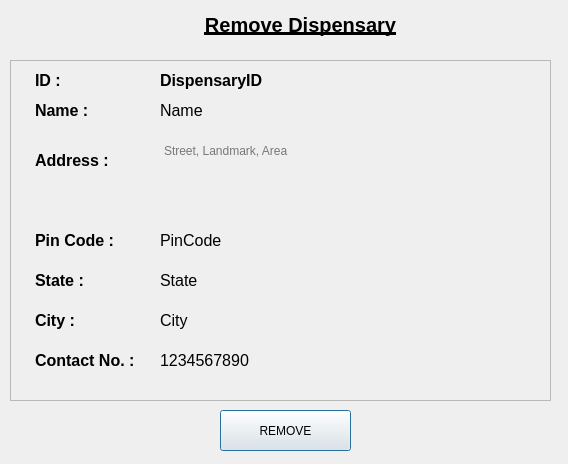
<?xml version="1.0" encoding="UTF-8"?>
<ui version="4.0">
 <class>selectDispensary</class>
 <widget class="QDialog" name="selectDispensary">
  <property name="geometry">
   <rect>
    <x>0</x>
    <y>0</y>
    <width>568</width>
    <height>464</height>
   </rect>
  </property>
  <property name="windowTitle">
   <string/>
  </property>
  <widget class="QLabel" name="title">
   <property name="geometry">
    <rect>
     <x>140</x>
     <y>0</y>
     <width>321</width>
     <height>51</height>
    </rect>
   </property>
   <property name="text">
    <string>&lt;html&gt;&lt;head/&gt;&lt;body&gt;&lt;p align=&quot;center&quot;&gt;&lt;span style=&quot; font-size:15pt; font-weight:600; text-decoration: underline;&quot;&gt;Remove Dispensary&lt;/span&gt;&lt;/p&gt;&lt;/body&gt;&lt;/html&gt;</string>
   </property>
  </widget>
  <widget class="QPushButton" name="addButton">
   <property name="geometry">
    <rect>
     <x>220</x>
     <y>410</y>
     <width>131</width>
     <height>41</height>
    </rect>
   </property>
   <property name="text">
    <string>REMOVE</string>
   </property>
  </widget>
  <widget class="QFrame" name="frame">
   <property name="geometry">
    <rect>
     <x>10</x>
     <y>60</y>
     <width>541</width>
     <height>341</height>
    </rect>
   </property>
   <property name="styleSheet">
    <string notr="true"/>
   </property>
   <property name="frameShape">
    <enum>QFrame::StyledPanel</enum>
   </property>
   <property name="frameShadow">
    <enum>QFrame::Raised</enum>
   </property>
   <widget class="QLabel" name="nameLabel">
    <property name="geometry">
     <rect>
      <x>25</x>
      <y>30</y>
      <width>101</width>
      <height>41</height>
     </rect>
    </property>
    <property name="text">
     <string>&lt;html&gt;&lt;head/&gt;&lt;body&gt;&lt;p&gt;&lt;span style=&quot; font-size:12pt; font-weight:600;&quot;&gt;Name :&lt;/span&gt;&lt;/p&gt;&lt;/body&gt;&lt;/html&gt;</string>
    </property>
   </widget>
   <widget class="QLabel" name="addressLabel">
    <property name="geometry">
     <rect>
      <x>25</x>
      <y>80</y>
      <width>101</width>
      <height>41</height>
     </rect>
    </property>
    <property name="text">
     <string>&lt;html&gt;&lt;head/&gt;&lt;body&gt;&lt;p&gt;&lt;span style=&quot; font-size:12pt; font-weight:600;&quot;&gt;Address :&lt;/span&gt;&lt;/p&gt;&lt;/body&gt;&lt;/html&gt;</string>
    </property>
   </widget>
   <widget class="QLabel" name="contactLabel">
    <property name="geometry">
     <rect>
      <x>25</x>
      <y>290</y>
      <width>131</width>
      <height>21</height>
     </rect>
    </property>
    <property name="text">
     <string>&lt;html&gt;&lt;head/&gt;&lt;body&gt;&lt;p&gt;&lt;span style=&quot; font-size:12pt; font-weight:600;&quot;&gt;Contact No. :&lt;/span&gt;&lt;/p&gt;&lt;/body&gt;&lt;/html&gt;</string>
    </property>
   </widget>
   <widget class="QLabel" name="stateLabel">
    <property name="geometry">
     <rect>
      <x>25</x>
      <y>200</y>
      <width>101</width>
      <height>41</height>
     </rect>
    </property>
    <property name="text">
     <string>&lt;html&gt;&lt;head/&gt;&lt;body&gt;&lt;p&gt;&lt;span style=&quot; font-size:12pt; font-weight:600;&quot;&gt;State :&lt;/span&gt;&lt;/p&gt;&lt;/body&gt;&lt;/html&gt;</string>
    </property>
   </widget>
   <widget class="QLabel" name="pinCodeLabel">
    <property name="geometry">
     <rect>
      <x>25</x>
      <y>160</y>
      <width>101</width>
      <height>41</height>
     </rect>
    </property>
    <property name="text">
     <string>&lt;html&gt;&lt;head/&gt;&lt;body&gt;&lt;p&gt;&lt;span style=&quot; font-size:12pt; font-weight:600;&quot;&gt;Pin Code :&lt;/span&gt;&lt;/p&gt;&lt;/body&gt;&lt;/html&gt;</string>
    </property>
   </widget>
   <widget class="QLabel" name="cityLabel">
    <property name="geometry">
     <rect>
      <x>25</x>
      <y>240</y>
      <width>101</width>
      <height>41</height>
     </rect>
    </property>
    <property name="text">
     <string>&lt;html&gt;&lt;head/&gt;&lt;body&gt;&lt;p&gt;&lt;span style=&quot; font-size:12pt; font-weight:600;&quot;&gt;City :&lt;/span&gt;&lt;/p&gt;&lt;/body&gt;&lt;/html&gt;</string>
    </property>
   </widget>
   <widget class="QTextBrowser" name="address">
    <property name="geometry">
     <rect>
      <x>150</x>
      <y>80</y>
      <width>371</width>
      <height>61</height>
     </rect>
    </property>
    <property name="styleSheet">
     <string notr="true">background-color:transparent;
border:none;</string>
    </property>
    <property name="placeholderText">
     <string>Street, Landmark, Area</string>
    </property>
   </widget>
   <widget class="QLabel" name="pinCode">
    <property name="geometry">
     <rect>
      <x>150</x>
      <y>170</y>
      <width>181</width>
      <height>21</height>
     </rect>
    </property>
    <property name="styleSheet">
     <string notr="true">font-size:12pt;</string>
    </property>
    <property name="text">
     <string>PinCode</string>
    </property>
   </widget>
   <widget class="QLabel" name="state">
    <property name="geometry">
     <rect>
      <x>150</x>
      <y>210</y>
      <width>181</width>
      <height>21</height>
     </rect>
    </property>
    <property name="styleSheet">
     <string notr="true">font-size:12pt;</string>
    </property>
    <property name="text">
     <string>State</string>
    </property>
   </widget>
   <widget class="QLabel" name="city">
    <property name="geometry">
     <rect>
      <x>150</x>
      <y>250</y>
      <width>181</width>
      <height>21</height>
     </rect>
    </property>
    <property name="styleSheet">
     <string notr="true">font-size:12pt;</string>
    </property>
    <property name="text">
     <string>City</string>
    </property>
   </widget>
   <widget class="QLabel" name="contact">
    <property name="geometry">
     <rect>
      <x>150</x>
      <y>290</y>
      <width>191</width>
      <height>21</height>
     </rect>
    </property>
    <property name="styleSheet">
     <string notr="true">font-size:12pt;</string>
    </property>
    <property name="text">
     <string>1234567890</string>
    </property>
   </widget>
   <widget class="QLabel" name="name">
    <property name="geometry">
     <rect>
      <x>150</x>
      <y>30</y>
      <width>371</width>
      <height>41</height>
     </rect>
    </property>
    <property name="styleSheet">
     <string notr="true">font-size:12pt;</string>
    </property>
    <property name="text">
     <string>Name</string>
    </property>
   </widget>
   <widget class="QLabel" name="IDLabel">
    <property name="geometry">
     <rect>
      <x>25</x>
      <y>0</y>
      <width>131</width>
      <height>41</height>
     </rect>
    </property>
    <property name="text">
     <string>&lt;html&gt;&lt;head/&gt;&lt;body&gt;&lt;p&gt;&lt;span style=&quot; font-size:12pt; font-weight:600;&quot;&gt;ID :&lt;/span&gt;&lt;/p&gt;&lt;/body&gt;&lt;/html&gt;</string>
    </property>
   </widget>
   <widget class="QLabel" name="dispensaryID">
    <property name="geometry">
     <rect>
      <x>150</x>
      <y>0</y>
      <width>371</width>
      <height>41</height>
     </rect>
    </property>
    <property name="styleSheet">
     <string notr="true">font-size:12pt;
font-weight: bold;</string>
    </property>
    <property name="text">
     <string>DispensaryID</string>
    </property>
   </widget>
  </widget>
 </widget>
 <resources/>
 <connections/>
</ui>
